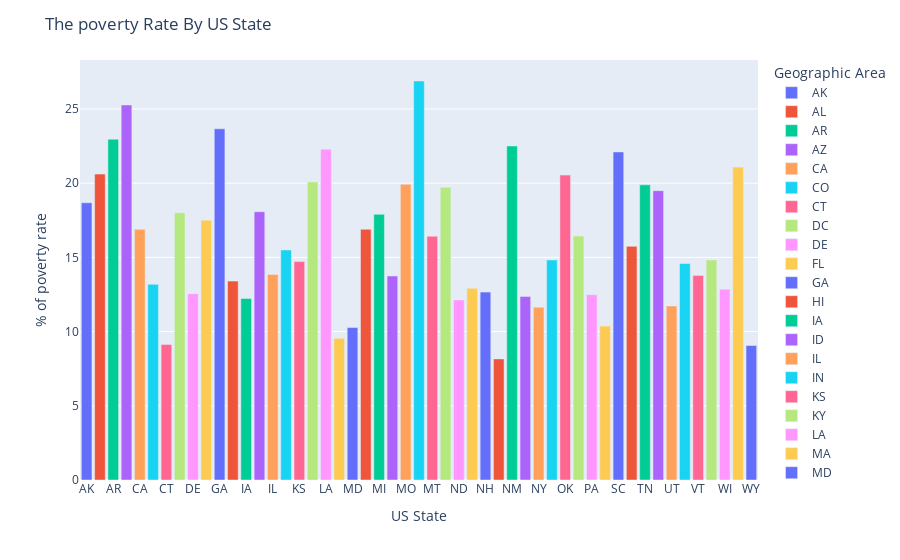

The notebook cell saved with this chart:
### Code cell
# Chart the Poverty Rate in each US State
fig = px.bar(poverty_by_state,
            x=poverty_by_state.index,
            y=poverty_by_state.poverty_rate,
            color = poverty_by_state.index,
            color_continuous_scale=px.colors.sequential.Viridis
            )

fig.update_layout(title="The poverty Rate By US State",
                 xaxis_title= "US State",
                 yaxis_title="% of poverty rate",
                 hovermode="x"
                 )
fig.show()

### Figure 1 — Plotly figure (JSON) as saved in the notebook; plotly's stock layout.template omitted (floating-point values rounded to 4 significant figures)
{"data": [{"alignmentgroup": "True", "hovertemplate": "Geographic Area=%{x}<br>poverty_rate=%{y}<extra></extra>", "legendgroup": "AK", "marker": {"color": "#636efa"}, "name": "AK", "offsetgroup": "AK", "orientation": "v", "showlegend": true, "textposition": "auto", "type": "bar", "x": ["AK"], "xaxis": "x", "y": [18.68], "yaxis": "y"}, {"alignmentgroup": "True", "hovertemplate": "Geographic Area=%{x}<br>poverty_rate=%{y}<extra></extra>", "legendgroup": "AL", "marker": {"color": "#EF553B"}, "name": "AL", "offsetgroup": "AL", "orientation": "v", "showlegend": true, "textposition": "auto", "type": "bar", "x": ["AL"], "xaxis": "x", "y": [20.61], "yaxis": "y"}, {"alignmentgroup": "True", "hovertemplate": "Geographic Area=%{x}<br>poverty_rate=%{y}<extra></extra>", "legendgroup": "AR", "marker": {"color": "#00cc96"}, "name": "AR", "offsetgroup": "AR", "orientation": "v", "showlegend": true, "textposition": "auto", "type": "bar", "x": ["AR"], "xaxis": "x", "y": [22.96], "yaxis": "y"}, {"alignmentgroup": "True", "hovertemplate": "Geographic Area=%{x}<br>poverty_rate=%{y}<extra></extra>", "legendgroup": "AZ", "marker": {"color": "#ab63fa"}, "name": "AZ", "offsetgroup": "AZ", "orientation": "v", "showlegend": true, "textposition": "auto", "type": "bar", "x": ["AZ"], "xaxis": "x", "y": [25.27], "yaxis": "y"}, {"alignmentgroup": "True", "hovertemplate": "Geographic Area=%{x}<br>poverty_rate=%{y}<extra></extra>", "legendgroup": "CA", "marker": {"color": "#FFA15A"}, "name": "CA", "offsetgroup": "CA", "orientation": "v", "showlegend": true, "textposition": "auto", "type": "bar", "x": ["CA"], "xaxis": "x", "y": [16.89], "yaxis": "y"}, {"alignmentgroup": "True", "hovertemplate": "Geographic Area=%{x}<br>poverty_rate=%{y}<extra></extra>", "legendgroup": "CO", "marker": {"color": "#19d3f3"}, "name": "CO", "offsetgroup": "CO", "orientation": "v", "showlegend": true, "textposition": "auto", "type": "bar", "x": ["CO"], "xaxis": "x", "y": [13.19], "yaxis": "y"}, {"alignmentgroup": "True", "hovertemplate": "Geographic Area=%{x}<br>poverty_rate=%{y}<extra></extra>", "legendgroup": "CT", "marker": {"color": "#FF6692"}, "name": "CT", "offsetgroup": "CT", "orientation": "v", "showlegend": true, "textposition": "auto", "type": "bar", "x": ["CT"], "xaxis": "x", "y": [9.137], "yaxis": "y"}, {"alignmentgroup": "True", "hovertemplate": "Geographic Area=%{x}<br>poverty_rate=%{y}<extra></extra>", "legendgroup": "DC", "marker": {"color": "#B6E880"}, "name": "DC", "offsetgroup": "DC", "orientation": "v", "showlegend": true, "textposition": "auto", "type": "bar", "x": ["DC"], "xaxis": "x", "y": [18], "yaxis": "y"}, {"alignmentgroup": "True", "hovertemplate": "Geographic Area=%{x}<br>poverty_rate=%{y}<extra></extra>", "legendgroup": "DE", "marker": {"color": "#FF97FF"}, "name": "DE", "offsetgroup": "DE", "orientation": "v", "showlegend": true, "textposition": "auto", "type": "bar", "x": ["DE"], "xaxis": "x", "y": [12.56], "yaxis": "y"}, {"alignmentgroup": "True", "hovertemplate": "Geographic Area=%{x}<br>poverty_rate=%{y}<extra></extra>", "legendgroup": "FL", "marker": {"color": "#FECB52"}, "name": "FL", "offsetgroup": "FL", "orientation": "v", "showlegend": true, "textposition": "auto", "type": "bar", "x": ["FL"], "xaxis": "x", "y": [17.51], "yaxis": "y"}, {"alignmentgroup": "True", "hovertemplate": "Geographic Area=%{x}<br>poverty_rate=%{y}<extra></extra>", "legendgroup": "GA", "marker": {"color": "#636efa"}, "name": "GA", "offsetgroup": "GA", "orientation": "v", "showlegend": true, "textposition": "auto", "type": "bar", "x": ["GA"], "xaxis": "x", "y": [23.66], "yaxis": "y"}, {"alignmentgroup": "True", "hovertemplate": "Geographic Area=%{x}<br>poverty_rate=%{y}<extra></extra>", "legendgroup": "HI", "marker": {"color": "#EF553B"}, "name": "HI", "offsetgroup": "HI", "orientation": "v", "showlegend": true, "textposition": "auto", "type": "bar", "x": ["HI"], "xaxis": "x", "y": [13.4], "yaxis": "y"}, {"alignmentgroup": "True", "hovertemplate": "Geographic Area=%{x}<br>poverty_rate=%{y}<extra></extra>", "legendgroup": "IA", "marker": {"color": "#00cc96"}, "name": "IA", "offsetgroup": "IA", "orientation": "v", "showlegend": true, "textposition": "auto", "type": "bar", "x": ["IA"], "xaxis": "x", "y": [12.23], "yaxis": "y"}, {"alignmentgroup": "True", "hovertemplate": "Geographic Area=%{x}<br>poverty_rate=%{y}<extra></extra>", "legendgroup": "ID", "marker": {"color": "#ab63fa"}, "name": "ID", "offsetgroup": "ID", "orientation": "v", "showlegend": true, "textposition": "auto", "type": "bar", "x": ["ID"], "xaxis": "x", "y": [18.08], "yaxis": "y"}, {"alignmentgroup": "True", "hovertemplate": "Geographic Area=%{x}<br>poverty_rate=%{y}<extra></extra>", "legendgroup": "IL", "marker": {"color": "#FFA15A"}, "name": "IL", "offsetgroup": "IL", "orientation": "v", "showlegend": true, "textposition": "auto", "type": "bar", "x": ["IL"], "xaxis": "x", "y": [13.85], "yaxis": "y"}, {"alignmentgroup": "True", "hovertemplate": "Geographic Area=%{x}<br>poverty_rate=%{y}<extra></extra>", "legendgroup": "IN", "marker": {"color": "#19d3f3"}, "name": "IN", "offsetgroup": "IN", "orientation": "v", "showlegend": true, "textposition": "auto", "type": "bar", "x": ["IN"], "xaxis": "x", "y": [15.5], "yaxis": "y"}, {"alignmentgroup": "True", "hovertemplate": "Geographic Area=%{x}<br>poverty_rate=%{y}<extra></extra>", "legendgroup": "KS", "marker": {"color": "#FF6692"}, "name": "KS", "offsetgroup": "KS", "orientation": "v", "showlegend": true, "textposition": "auto", "type": "bar", "x": ["KS"], "xaxis": "x", "y": [14.72], "yaxis": "y"}, {"alignmentgroup": "True", "hovertemplate": "Geographic Area=%{x}<br>poverty_rate=%{y}<extra></extra>", "legendgroup": "KY", "marker": {"color": "#B6E880"}, "name": "KY", "offsetgroup": "KY", "orientation": "v", "showlegend": true, "textposition": "auto", "type": "bar", "x": ["KY"], "xaxis": "x", "y": [20.08], "yaxis": "y"}, {"alignmentgroup": "True", "hovertemplate": "Geographic Area=%{x}<br>poverty_rate=%{y}<extra></extra>", "legendgroup": "LA", "marker": {"color": "#FF97FF"}, "name": "LA", "offsetgroup": "LA", "orientation": "v", "showlegend": true, "textposition": "auto", "type": "bar", "x": ["LA"], "xaxis": "x", "y": [22.29], "yaxis": "y"}, {"alignmentgroup": "True", "hovertemplate": "Geographic Area=%{x}<br>poverty_rate=%{y}<extra></extra>", "legendgroup": "MA", "marker": {"color": "#FECB52"}, "name": "MA", "offsetgroup": "MA", "orientation": "v", "showlegend": true, "textposition": "auto", "type": "bar", "x": ["MA"], "xaxis": "x", "y": [9.546], "yaxis": "y"}, {"alignmentgroup": "True", "hovertemplate": "Geographic Area=%{x}<br>poverty_rate=%{y}<extra></extra>", "legendgroup": "MD", "marker": {"color": "#636efa"}, "name": "MD", "offsetgroup": "MD", "orientation": "v", "showlegend": true, "textposition": "auto", "type": "bar", "x": ["MD"], "xaxis": "x", "y": [10.27], "yaxis": "y"}, {"alignmentgroup": "True", "hovertemplate": "Geographic Area=%{x}<br>poverty_rate=%{y}<extra></extra>", "legendgroup": "ME", "marker": {"color": "#EF553B"}, "name": "ME", "offsetgroup": "ME", "orientation": "v", "showlegend": true, "textposition": "auto", "type": "bar", "x": ["ME"], "xaxis": "x", "y": [16.89], "yaxis": "y"}, {"alignmentgroup": "True", "hovertemplate": "Geographic Area=%{x}<br>poverty_rate=%{y}<extra></extra>", "legendgroup": "MI", "marker": {"color": "#00cc96"}, "name": "MI", "offsetgroup": "MI", "orientation": "v", "showlegend": true, "textposition": "auto", "type": "bar", "x": ["MI"], "xaxis": "x", "y": [17.9], "yaxis": "y"}, {"alignmentgroup": "True", "hovertemplate": "Geographic Area=%{x}<br>poverty_rate=%{y}<extra></extra>", "legendgroup": "MN", "marker": {"color": "#ab63fa"}, "name": "MN", "offsetgroup": "MN", "orientation": "v", "showlegend": true, "textposition": "auto", "type": "bar", "x": ["MN"], "xaxis": "x", "y": [13.75], "yaxis": "y"}, {"alignmentgroup": "True", "hovertemplate": "Geographic Area=%{x}<br>poverty_rate=%{y}<extra></extra>", "legendgroup": "MO", "marker": {"color": "#FFA15A"}, "name": "MO", "offsetgroup": "MO", "orientation": "v", "showlegend": true, "textposition": "auto", "type": "bar", "x": ["MO"], "xaxis": "x", "y": [19.93], "yaxis": "y"}, {"alignmentgroup": "True", "hovertemplate": "Geographic Area=%{x}<br>poverty_rate=%{y}<extra></extra>", "legendgroup": "MS", "marker": {"color": "#19d3f3"}, "name": "MS", "offsetgroup": "MS", "orientation": "v", "showlegend": true, "textposition": "auto", "type": "bar", "x": ["MS"], "xaxis": "x", "y": [26.88], "yaxis": "y"}, {"alignmentgroup": "True", "hovertemplate": "Geographic Area=%{x}<br>poverty_rate=%{y}<extra></extra>", "legendgroup": "MT", "marker": {"color": "#FF6692"}, "name": "MT", "offsetgroup": "MT", "orientation": "v", "showlegend": true, "textposition": "auto", "type": "bar", "x": ["MT"], "xaxis": "x", "y": [16.42], "yaxis": "y"}, {"alignmentgroup": "True", "hovertemplate": "Geographic Area=%{x}<br>poverty_rate=%{y}<extra></extra>", "legendgroup": "NC", "marker": {"color": "#B6E880"}, "name": "NC", "offsetgroup": "NC", "orientation": "v", "showlegend": true, "textposition": "auto", "type": "bar", "x": ["NC"], "xaxis": "x", "y": [19.72], "yaxis": "y"}, {"alignmentgroup": "True", "hovertemplate": "Geographic Area=%{x}<br>poverty_rate=%{y}<extra></extra>", "legendgroup": "ND", "marker": {"color": "#FF97FF"}, "name": "ND", "offsetgroup": "ND", "orientation": "v", "showlegend": true, "textposition": "auto", "type": "bar", "x": ["ND"], "xaxis": "x", "y": [12.13], "yaxis": "y"}, {"alignmentgroup": "True", "hovertemplate": "Geographic Area=%{x}<br>poverty_rate=%{y}<extra></extra>", "legendgroup": "NE", "marker": {"color": "#FECB52"}, "name": "NE", "offsetgroup": "NE", "orientation": "v", "showlegend": true, "textposition": "auto", "type": "bar", "x": ["NE"], "xaxis": "x", "y": [12.92], "yaxis": "y"}, {"alignmentgroup": "True", "hovertemplate": "Geographic Area=%{x}<br>poverty_rate=%{y}<extra></extra>", "legendgroup": "NH", "marker": {"color": "#636efa"}, "name": "NH", "offsetgroup": "NH", "orientation": "v", "showlegend": true, "textposition": "auto", "type": "bar", "x": ["NH"], "xaxis": "x", "y": [12.66], "yaxis": "y"}, {"alignmentgroup": "True", "hovertemplate": "Geographic Area=%{x}<br>poverty_rate=%{y}<extra></extra>", "legendgroup": "NJ", "marker": {"color": "#EF553B"}, "name": "NJ", "offsetgroup": "NJ", "orientation": "v", "showlegend": true, "textposition": "auto", "type": "bar", "x": ["NJ"], "xaxis": "x", "y": [8.161], "yaxis": "y"}, {"alignmentgroup": "True", "hovertemplate": "Geographic Area=%{x}<br>poverty_rate=%{y}<extra></extra>", "legendgroup": "NM", "marker": {"color": "#00cc96"}, "name": "NM", "offsetgroup": "NM", "orientation": "v", "showlegend": true, "textposition": "auto", "type": "bar", "x": ["NM"], "xaxis": "x", "y": [22.51], "yaxis": "y"}, {"alignmentgroup": "True", "hovertemplate": "Geographic Area=%{x}<br>poverty_rate=%{y}<extra></extra>", "legendgroup": "NV", "marker": {"color": "#ab63fa"}, "name": "NV", "offsetgroup": "NV", "orientation": "v", "showlegend": true, "textposition": "auto", "type": "bar", "x": ["NV"], "xaxis": "x", "y": [12.37], "yaxis": "y"}, {"alignmentgroup": "True", "hovertemplate": "Geographic Area=%{x}<br>poverty_rate=%{y}<extra></extra>", "legendgroup": "NY", "marker": {"color": "#FFA15A"}, "name": "NY", "offsetgroup": "NY", "orientation": "v", "showlegend": true, "textposition": "auto", "type": "bar", "x": ["NY"], "xaxis": "x", "y": [11.64], "yaxis": "y"}, {"alignmentgroup": "True", "hovertemplate": "Geographic Area=%{x}<br>poverty_rate=%{y}<extra></extra>", "legendgroup": "OH", "marker": {"color": "#19d3f3"}, "name": "OH", "offsetgroup": "OH", "orientation": "v", "showlegend": true, "textposition": "auto", "type": "bar", "x": ["OH"], "xaxis": "x", "y": [14.83], "yaxis": "y"}, {"alignmentgroup": "True", "hovertemplate": "Geographic Area=%{x}<br>poverty_rate=%{y}<extra></extra>", "legendgroup": "OK", "marker": {"color": "#FF6692"}, "name": "OK", "offsetgroup": "OK", "orientation": "v", "showlegend": true, "textposition": "auto", "type": "bar", "x": ["OK"], "xaxis": "x", "y": [20.55], "yaxis": "y"}, {"alignmentgroup": "True", "hovertemplate": "Geographic Area=%{x}<br>poverty_rate=%{y}<extra></extra>", "legendgroup": "OR", "marker": {"color": "#B6E880"}, "name": "OR", "offsetgroup": "OR", "orientation": "v", "showlegend": true, "textposition": "auto", "type": "bar", "x": ["OR"], "xaxis": "x", "y": [16.44], "yaxis": "y"}, {"alignmentgroup": "True", "hovertemplate": "Geographic Area=%{x}<br>poverty_rate=%{y}<extra></extra>", "legendgroup": "PA", "marker": {"color": "#FF97FF"}, "name": "PA", "offsetgroup": "PA", "orientation": "v", "showlegend": true, "textposition": "auto", "type": "bar", "x": ["PA"], "xaxis": "x", "y": [12.49], "yaxis": "y"}, {"alignmentgroup": "True", "hovertemplate": "Geographic Area=%{x}<br>poverty_rate=%{y}<extra></extra>", "legendgroup": "RI", "marker": {"color": "#FECB52"}, "name": "RI", "offsetgroup": "RI", "orientation": "v", "showlegend": true, "textposition": "auto", "type": "bar", "x": ["RI"], "xaxis": "x", "y": [10.37], "yaxis": "y"}, {"alignmentgroup": "True", "hovertemplate": "Geographic Area=%{x}<br>poverty_rate=%{y}<extra></extra>", "legendgroup": "SC", "marker": {"color": "#636efa"}, "name": "SC", "offsetgroup": "SC", "orientation": "v", "showlegend": true, "textposition": "auto", "type": "bar", "x": ["SC"], "xaxis": "x", "y": [22.11], "yaxis": "y"}, {"alignmentgroup": "True", "hovertemplate": "Geographic Area=%{x}<br>poverty_rate=%{y}<extra></extra>", "legendgroup": "SD", "marker": {"color": "#EF553B"}, "name": "SD", "offsetgroup": "SD", "orientation": "v", "showlegend": true, "textposition": "auto", "type": "bar", "x": ["SD"], "xaxis": "x", "y": [15.75], "yaxis": "y"}, {"alignmentgroup": "True", "hovertemplate": "Geographic Area=%{x}<br>poverty_rate=%{y}<extra></extra>", "legendgroup": "TN", "marker": {"color": "#00cc96"}, "name": "TN", "offsetgroup": "TN", "orientation": "v", "showlegend": true, "textposition": "auto", "type": "bar", "x": ["TN"], "xaxis": "x", "y": [19.89], "yaxis": "y"}, {"alignmentgroup": "True", "hovertemplate": "Geographic Area=%{x}<br>poverty_rate=%{y}<extra></extra>", "legendgroup": "TX", "marker": {"color": "#ab63fa"}, "name": "TX", "offsetgroup": "TX", "orientation": "v", "showlegend": true, "textposition": "auto", "type": "bar", "x": ["TX"], "xaxis": "x", "y": [19.5], "yaxis": "y"}, {"alignmentgroup": "True", "hovertemplate": "Geographic Area=%{x}<br>poverty_rate=%{y}<extra></extra>", "legendgroup": "UT", "marker": {"color": "#FFA15A"}, "name": "UT", "offsetgroup": "UT", "orientation": "v", "showlegend": true, "textposition": "auto", "type": "bar", "x": ["UT"], "xaxis": "x", "y": [11.72], "yaxis": "y"}, {"alignmentgroup": "True", "hovertemplate": "Geographic Area=%{x}<br>poverty_rate=%{y}<extra></extra>", "legendgroup": "VA", "marker": {"color": "#19d3f3"}, "name": "VA", "offsetgroup": "VA", "orientation": "v", "showlegend": true, "textposition": "auto", "type": "bar", "x": ["VA"], "xaxis": "x", "y": [14.59], "yaxis": "y"}, {"alignmentgroup": "True", "hovertemplate": "Geographic Area=%{x}<br>poverty_rate=%{y}<extra></extra>", "legendgroup": "VT", "marker": {"color": "#FF6692"}, "name": "VT", "offsetgroup": "VT", "orientation": "v", "showlegend": true, "textposition": "auto", "type": "bar", "x": ["VT"], "xaxis": "x", "y": [13.79], "yaxis": "y"}, {"alignmentgroup": "True", "hovertemplate": "Geographic Area=%{x}<br>poverty_rate=%{y}<extra></extra>", "legendgroup": "WA", "marker": {"color": "#B6E880"}, "name": "WA", "offsetgroup": "WA", "orientation": "v", "showlegend": true, "textposition": "auto", "type": "bar", "x": ["WA"], "xaxis": "x", "y": [14.83], "yaxis": "y"}, {"alignmentgroup": "True", "hovertemplate": "Geographic Area=%{x}<br>poverty_rate=%{y}<extra></extra>", "legendgroup": "WI", "marker": {"color": "#FF97FF"}, "name": "WI", "offsetgroup": "WI", "orientation": "v", "showlegend": true, "textposition": "auto", "type": "bar", "x": ["WI"], "xaxis": "x", "y": [12.86], "yaxis": "y"}, {"alignmentgroup": "True", "hovertemplate": "Geographic Area=%{x}<br>poverty_rate=%{y}<extra></extra>", "legendgroup": "WV", "marker": {"color": "#FECB52"}, "name": "WV", "offsetgroup": "WV", "orientation": "v", "showlegend": true, "textposition": "auto", "type": "bar", "x": ["WV"], "xaxis": "x", "y": [21.08], "yaxis": "y"}, {"alignmentgroup": "True", "hovertemplate": "Geographic Area=%{x}<br>poverty_rate=%{y}<extra></extra>", "legendgroup": "WY", "marker": {"color": "#636efa"}, "name": "WY", "offsetgroup": "WY", "orientation": "v", "showlegend": true, "textposition": "auto", "type": "bar", "x": ["WY"], "xaxis": "x", "y": [9.064], "yaxis": "y"}], "layout": {"barmode": "relative", "hovermode": "x", "legend": {"title": {"text": "Geographic Area"}, "tracegroupgap": 0}, "margin": {"t": 60}, "title": {"text": "The poverty Rate By US State"}, "xaxis": {"anchor": "y", "categoryarray": ["AK", "AL", "AR", "AZ", "CA", "CO", "CT", "DC", "DE", "FL", "GA", "HI", "IA", "ID", "IL", "IN", "KS", "KY", "LA", "MA", "MD", "ME", "MI", "MN", "MO", "MS", "MT", "NC", "ND", "NE", "NH", "NJ", "NM", "NV", "NY", "OH", "OK", "OR", "PA", "RI", "SC", "SD", "TN", "TX", "UT", "VA", "VT", "WA", "WI", "WV", "WY"], "categoryorder": "array", "domain": [0, 1], "title": {"text": "US State"}}, "yaxis": {"anchor": "x", "domain": [0, 1], "title": {"text": "% of poverty rate"}}}}
